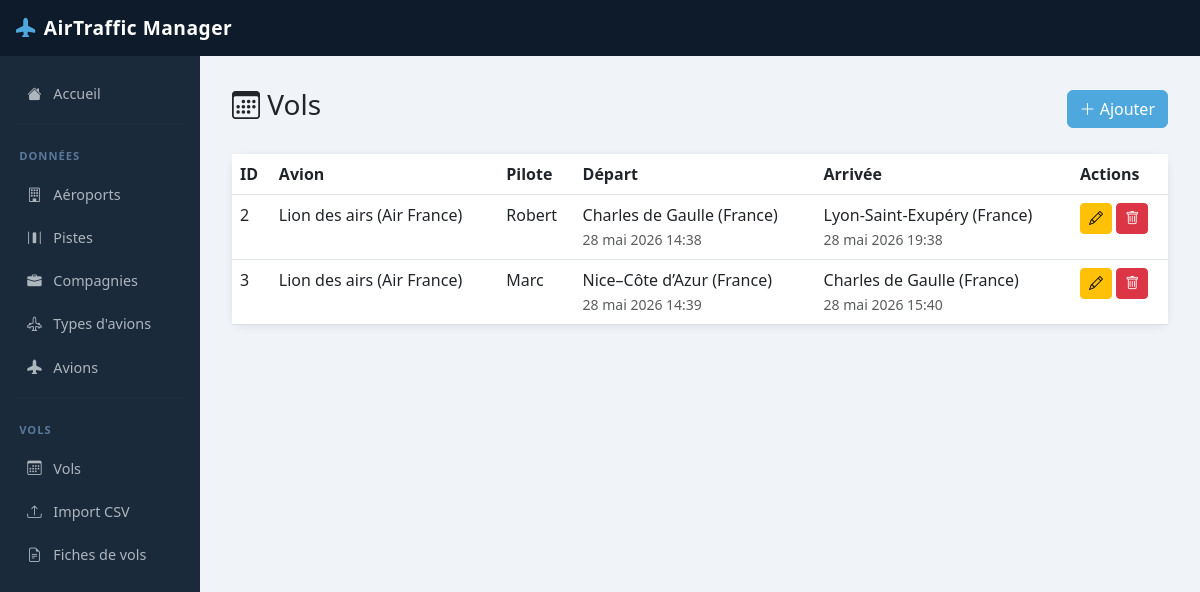
The page /TraficAerien/vols/ on the database its author committed.
### TraficAerien/models.py (models this page shows, shortened)
class Vol(models.Model):
    avion = models.ForeignKey(Avion, on_delete=models.CASCADE)
    pilote = models.CharField(max_length=100)
    aeroport_depart = models.ForeignKey(Aeroport, on_delete=models.CASCADE, related_name='vols_depart')
    date_heure_depart = models.DateTimeField()
    aeroport_arrivee = models.ForeignKey(Aeroport, on_delete=models.CASCADE, related_name='vols_arrivee')
    date_heure_arrivee = models.DateTimeField()
    piste_arrivee = models.ForeignKey('Piste', on_delete=models.SET_NULL, null=True, blank=True, related_name='vols')

class Avion(models.Model):
    nom = models.CharField(max_length=100)
    compagnie = models.ForeignKey(Compagnie, on_delete=models.CASCADE)
    modele = models.ForeignKey(TypeAvion, on_delete=models.CASCADE)
    def __str__(self):
        return f"{self.nom} ({self.compagnie})"

class Compagnie(models.Model):
    nom = models.CharField(max_length=100)
    description = models.TextField(blank=True)
    pays_rattachement = models.CharField(max_length=100)
    def __str__(self):
        return self.nom

class Aeroport(models.Model):
    nom = models.CharField(max_length=100)
    pays = models.CharField(max_length=100)
    def __str__(self):
        return f"{self.nom} ({self.pays})"

### TraficAerien/views.py (the view)
# urls.py: path('vols/', views.vol_liste, name='vol_liste'),
def vol_liste(request):
    vols = Vol.objects.all()
    return render(request, 'TraficAerien/vol_liste.html', {'vols': vols})

### TraficAerien/templates/TraficAerien/vol_liste.html (shortened to what this page needs)
{% extends 'TraficAerien/base.html' %}
{% block content %}
<div class="d-flex justify-content-between align-items-center mb-4">
    <h3><i class="bi bi-calendar3"></i> Vols</h3>
    <a href="{% url 'vol_creer' %}" class="btn btn-primary">
        <i class="bi bi-plus-lg"></i> Ajouter
    </a>
</div>
<div class="card">
    <table class="table table-hover mb-0">
        <thead>
            <tr><th>ID</th><th>Avion</th><th>Pilote</th><th>Départ</th><th>Arrivée</th><th>Actions</th></tr>
        </thead>
        <tbody>
            {% for v in vols %}
            <tr>
                <td>{{ v.id }}</td>
                <td>{{ v.avion }}</td>
                <td>{{ v.pilote }}</td>
                <td>{{ v.aeroport_depart }} <br>
                    <small class="text-muted">{{ v.date_heure_depart }}</small>
                </td>
                <td>{{ v.aeroport_arrivee }} <br>
                    <small class="text-muted">{{ v.date_heure_arrivee }}</small>
                </td>
                <td>
                    <a href="{% url 'vol_modifier' v.pk %}" class="btn btn-sm btn-warning">
                        <i class="bi bi-pencil"></i>
                    </a>
                    <a href="{% url 'vol_supprimer' v.pk %}" class="btn btn-sm btn-danger">
                        <i class="bi bi-trash"></i>
                    </a>
                </td>
            </tr>
            {% empty %}
            <tr><td colspan="6" class="text-center text-muted">Aucun vol enregistré</td></tr>
            {% endfor %}
        </tbody>
    </table>
</div>
{% endblock %}

### TraficAerien/templates/TraficAerien/base.html (style rules this page uses)
* { box-sizing: border-box; }
body { background-color: #f0f4f8; font-family: 'Segoe UI', sans-serif; }
.card { border: none; border-radius: 12px; box-shadow: 0 2px 8px rgba(0, 0, 0, 0.08); }
.table thead { background-color: #0d1b2a; color: white; }
.btn-primary { background-color: #4ea8de; border-color: #4ea8de; }

### rows shown on the page
Vol: id "2", avion "Lion des airs (Air France)", pilote "Robert", aeroport_depart "Charles de Gaulle (France)", date_heure_depart "28 mai 2026 14:38", aeroport_arrivee "Lyon-Saint-Exupéry (France)", date_heure_arrivee "28 mai 2026 19:38"
Vol: id "3", avion "Lion des airs (Air France)", pilote "Marc", aeroport_depart "Nice–Côte d’Azur (France)", date_heure_depart "28 mai 2026 14:39", aeroport_arrivee "Charles de Gaulle (France)", date_heure_arrivee "28 mai 2026 15:40"
